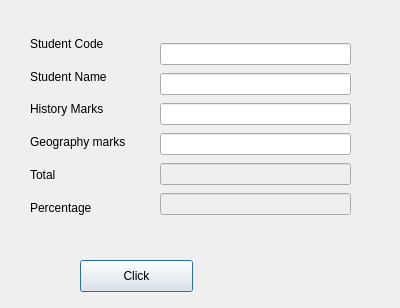
<?xml version="1.0" encoding="UTF-8"?>
<ui version="4.0">
 <class>Dialog</class>
 <widget class="QDialog" name="Dialog">
  <property name="geometry">
   <rect>
    <x>0</x>
    <y>0</y>
    <width>400</width>
    <height>308</height>
   </rect>
  </property>
  <property name="windowTitle">
   <string>Dialog</string>
  </property>
  <widget class="QPushButton" name="ButtonClickMe">
   <property name="geometry">
    <rect>
     <x>80</x>
     <y>260</y>
     <width>113</width>
     <height>32</height>
    </rect>
   </property>
   <property name="text">
    <string>Click</string>
   </property>
  </widget>
  <widget class="QWidget" name="">
   <property name="geometry">
    <rect>
     <x>30</x>
     <y>30</y>
     <width>109</width>
     <height>191</height>
    </rect>
   </property>
   <layout class="QVBoxLayout" name="verticalLayout">
    <item>
     <widget class="QLabel" name="label">
      <property name="text">
       <string>Student Code</string>
      </property>
     </widget>
    </item>
    <item>
     <widget class="QLabel" name="label_2">
      <property name="text">
       <string>Student Name</string>
      </property>
     </widget>
    </item>
    <item>
     <widget class="QLabel" name="label_3">
      <property name="text">
       <string>History Marks</string>
      </property>
     </widget>
    </item>
    <item>
     <widget class="QLabel" name="label_4">
      <property name="text">
       <string>Geography marks</string>
      </property>
     </widget>
    </item>
    <item>
     <widget class="QLabel" name="label_5">
      <property name="text">
       <string>Total</string>
      </property>
     </widget>
    </item>
    <item>
     <widget class="QLabel" name="label_6">
      <property name="text">
       <string>Percentage</string>
      </property>
     </widget>
    </item>
   </layout>
  </widget>
  <widget class="QWidget" name="">
   <property name="geometry">
    <rect>
     <x>160</x>
     <y>41</y>
     <width>191</width>
     <height>178</height>
    </rect>
   </property>
   <layout class="QVBoxLayout" name="verticalLayout_2">
    <item>
     <widget class="QLineEdit" name="lineEditCode"/>
    </item>
    <item>
     <widget class="QLineEdit" name="lineEditName"/>
    </item>
    <item>
     <widget class="QLineEdit" name="lineEditHistoryMarks"/>
    </item>
    <item>
     <widget class="QLineEdit" name="lineEditGeographymarks"/>
    </item>
    <item>
     <widget class="QLineEdit" name="lineEditTotal">
      <property name="enabled">
       <bool>false</bool>
      </property>
     </widget>
    </item>
    <item>
     <widget class="QLineEdit" name="lineEditPercentage">
      <property name="enabled">
       <bool>false</bool>
      </property>
     </widget>
    </item>
   </layout>
  </widget>
 </widget>
 <resources/>
 <connections/>
</ui>
